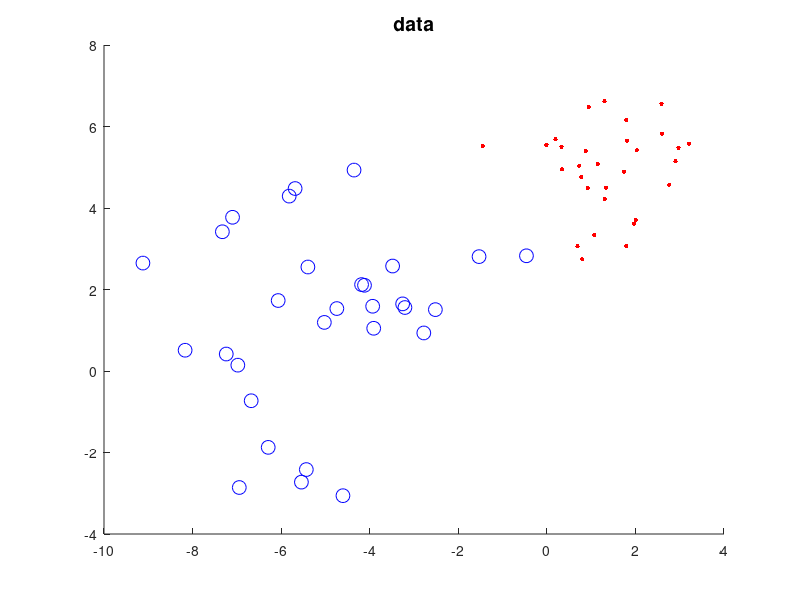

MATLAB code to generate this figure: (Note: this script raises an error after producing the figure.)
%% Example of the laplace approximation for logistic regression
% Based on code written by Mark Girolami
%%

% This file is from pmtk3.googlecode.com


fs = 14;

%% We generate data from two Gaussians:
% x|C=1 ~ gauss([1,5], I)
% x|C=0 ~ gauss([-5,1], 1.1I)
N=30;
D=2;
mu1=[ones(N,1) 5*ones(N,1)];
mu2=[-5*ones(N,1) 1*ones(N,1)];
class1_std = 1;
class2_std = 1.1;
X = [class1_std*randn(N,2)+mu1;2*class2_std*randn(N,2)+mu2];
t = [ones(N,1);zeros(N,1)];
alpha=100; %Variance of prior (alpha=1/lambda)

% Limits and grid size for contour plotting
Range= 8;
Step=0.1;
[w1,w2]=meshgrid(-Range:Step:Range,-Range:Step:Range);
[n,n]=size(w1);
W=[reshape(w1,n*n,1) reshape(w2,n*n,1)];

%% Plot data
figure; hold on
plot(X(find(t==1),1),X(find(t==1),2),'r.', 'markersize', 10);
plot(X(find(t==0),1),X(find(t==0),2),'bo', 'markersize', 10);
title('data', 'fontsize', fs)


% Plot predictions for certain chosen valyes of w
Xgrid = W; % grid of x1, x2 valyes
ws = [3 1; 4 2; 5 3; 7 3];
[styles, colors, symbols] =  plotColors();
for ii=1:size(ws,1)
  w = ws(ii,:)';
  pred = 1./(1+exp(-Xgrid*w));
  [cc,h]=contour(w1,w2,reshape(pred,[n,n]),1);
  set(h, 'linestyle', styles{ii}, 'linecolor', colors(ii), 'linewidth', 2);
end

%% Plot prior, likelihood, posterior
f=W*X';
Log_Prior = log(gaussProb(W, zeros(1,D), eye(D).*alpha));
Log_Like = W*X'*t - sum(log(1+exp(f)),2); 
Log_Joint = Log_Like + Log_Prior;

figure();
contour(w1,w2,reshape(-Log_Prior,[n,n]),30);
title('Log-Prior', 'fontsize', fs);
%printPmtkFigure('logregLaplaceGirolamiPrior')

figure;
contour(w1,w2,reshape(-Log_Like,[n,n]),30);
title('Log-Likelihood', 'fontsize', fs);
hold on
% Plot points corresponding to chosen lines
for ii=1:size(ws,1)
  w = ws(ii,:)';
  text(w(1), w(2), sprintf('%d', ii), 'color', colors(ii), 'fontsize', 14);
end
grid on
% Identify the parameters w1 & w2 which are MLE
[i,j]=max(Log_Like);
wmle = W(j,:) % mle satisfies w1 = 2.35*w2 and is maximized
wmle(1)/wmle(2)
%plot(wmle(1), wmle(2),'.','MarkerSize',40);
line([0 wmle(1)], [0 wmle(2)], 'linewidth', 2);
%printPmtkFigure('logregLaplaceGirolamiNLL')

figure;
contour(w1,w2,reshape(-Log_Joint,[n,n]),30);
title('Log-Unnormalised Posterior', 'fontsize', fs)
hold on
% Identify the parameters w1 & w2 which maximise the posterior (joint)
[i,j]=max(Log_Joint);
plot(W(j,1),W(j,2),'.','MarkerSize',40);
grid on
%printPmtkFigure('logregLaplaceGirolamiPost')


% Compute the Laplace Approximation
%model = logregBinaryFitL2IRLS(X, t, 1/alpha, false);
%wMAP = model.w; C = model.C; 
pp =  preprocessorCreate('addOnes', false, 'standardizeX', false);
model = logregFitBayes(X, t, 'method', 'laplace', 'lambda', 1/alpha, 'preproc', pp);
wMAP = model.wN;
C = model.VN; 
Log_Laplace_Posterior = log(gaussProb(W, wMAP', C)+eps);

figure;
contour(w1,w2,reshape(-Log_Laplace_Posterior,[n,n]),30);
hold on
plot(W(j,1),W(j,2),'.','MarkerSize',40);
title('Laplace Approximation to Posterior', 'fontsize', fs)
grid on
%printPmtkFigure('logregLaplaceGirolamiPostLaplace')

%% Plot the predictive distribution for logistic regression
figure;
Xgrid = W; % grid of x1, x2 valyes
pred = 1./(1+exp(-Xgrid*wMAP));
contour(w1,w2,reshape(pred,[n,n]),30);
hold on
plot(X(find(t==1),1),X(find(t==1),2),'r.');
plot(X(find(t==0),1),X(find(t==0),2),'bo');
title('p(y=1|x, wMAP)', 'fontsize', fs)
%printPmtkFigure('logregLaplaceGirolamiPlugin')

% Samples
figure;
plot(X(find(t==1),1),X(find(t==1),2),'r.');
hold on
plot(X(find(t==0),1),X(find(t==0),2),'bo');
predMean = zeros(n*n,1);
S = 100;
for i=1:S
  wsamp = gaussSample(wMAP(:), C, 1)';
  pred = 1./(1+exp(-Xgrid*wsamp));
  predMean = predMean + pred;
  contour(w1,w2,reshape(pred,[n,n]),[0.5 0.5]);
end
title('decision boundary for sampled w', 'fontsize', fs)
%printPmtkFigure('logregLaplaceGirolamiSamples')

% MC 
figure;
predMean = predMean / S;
contour(w1,w2,reshape(predMean,[n,n]),30);
hold on
plot(X(find(t==1),1),X(find(t==1),2),'r.');
plot(X(find(t==0),1),X(find(t==0),2),'bo');
title('MC approx of p(y=1|x)', 'fontsize', fs)
%printPmtkFigure('logregLaplaceGirolamiMc')

% Numerical
figure;
[yhat, pred] = logregPredictBayes(model, Xgrid,'moderated');
contour(w1,w2,reshape(pred,[n,n]),30);
hold on
plot(X(find(t==1),1),X(find(t==1),2),'r.');
plot(X(find(t==0),1),X(find(t==0),2),'bo');
title('numerical approx of p(y=1|x)', 'fontsize', fs)
%printPmtkFigure('logregLaplaceGirolamiModerated')